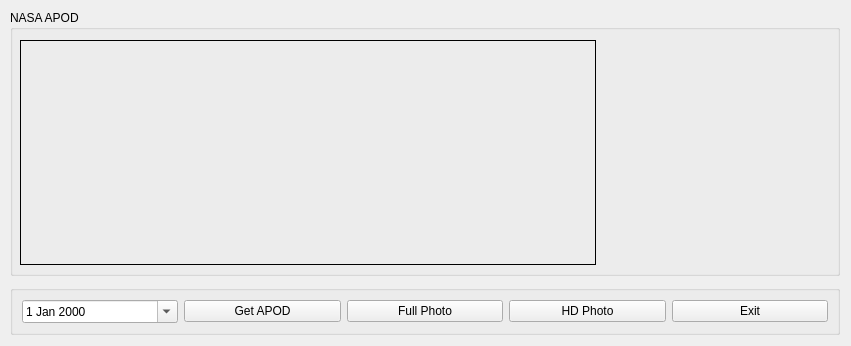
<?xml version="1.0" encoding="UTF-8"?>
<ui version="4.0">
 <class>MainWindow</class>
 <widget class="QMainWindow" name="MainWindow">
  <property name="geometry">
   <rect>
    <x>0</x>
    <y>0</y>
    <width>851</width>
    <height>346</height>
   </rect>
  </property>
  <property name="windowTitle">
   <string>NASA APOD Viewer</string>
  </property>
  <widget class="QWidget" name="centralwidget">
   <property name="palette">
    <palette>
     <active>
      <colorrole role="Window">
       <brush brushstyle="SolidPattern">
        <color alpha="255">
         <red>240</red>
         <green>240</green>
         <blue>240</blue>
        </color>
       </brush>
      </colorrole>
     </active>
     <inactive>
      <colorrole role="Window">
       <brush brushstyle="SolidPattern">
        <color alpha="255">
         <red>240</red>
         <green>240</green>
         <blue>240</blue>
        </color>
       </brush>
      </colorrole>
     </inactive>
     <disabled>
      <colorrole role="Window">
       <brush brushstyle="SolidPattern">
        <color alpha="255">
         <red>240</red>
         <green>240</green>
         <blue>240</blue>
        </color>
       </brush>
      </colorrole>
     </disabled>
    </palette>
   </property>
   <widget class="QGroupBox" name="groupBox_2">
    <property name="geometry">
     <rect>
      <x>10</x>
      <y>10</y>
      <width>830</width>
      <height>266</height>
     </rect>
    </property>
    <property name="title">
     <string>NASA APOD</string>
    </property>
    <widget class="QLabel" name="lbl_explanation">
     <property name="geometry">
      <rect>
       <x>10</x>
       <y>30</y>
       <width>576</width>
       <height>225</height>
      </rect>
     </property>
     <property name="frameShape">
      <enum>QFrame::Box</enum>
     </property>
     <property name="text">
      <string/>
     </property>
     <property name="alignment">
      <set>Qt::AlignLeading|Qt::AlignLeft|Qt::AlignTop</set>
     </property>
     <property name="wordWrap">
      <bool>true</bool>
     </property>
     <property name="margin">
      <number>5</number>
     </property>
     <property name="indent">
      <number>0</number>
     </property>
    </widget>
    <widget class="QLabel" name="lbl_thumbnail">
     <property name="geometry">
      <rect>
       <x>604</x>
       <y>30</y>
       <width>225</width>
       <height>225</height>
      </rect>
     </property>
     <property name="toolTip">
      <string>Click to see Full Photo</string>
     </property>
     <property name="text">
      <string/>
     </property>
    </widget>
   </widget>
   <widget class="QGroupBox" name="groupBox">
    <property name="geometry">
     <rect>
      <x>10</x>
      <y>285</y>
      <width>830</width>
      <height>50</height>
     </rect>
    </property>
    <property name="title">
     <string/>
    </property>
    <layout class="QHBoxLayout" name="horizontalLayout">
     <item>
      <widget class="QDateEdit" name="dateEdit">
       <property name="toolTip">
        <string>Pick a date to see an APOD</string>
       </property>
       <property name="calendarPopup">
        <bool>true</bool>
       </property>
      </widget>
     </item>
     <item>
      <widget class="QPushButton" name="btn_display_apod">
       <property name="toolTip">
        <string>Get NASA Astronomy Photo of the Day</string>
       </property>
       <property name="text">
        <string>Get APOD</string>
       </property>
      </widget>
     </item>
     <item>
      <widget class="QPushButton" name="btn_full_photo">
       <property name="toolTip">
        <string>Display full photo</string>
       </property>
       <property name="text">
        <string>Full Photo</string>
       </property>
      </widget>
     </item>
     <item>
      <widget class="QPushButton" name="btn_hd_photo">
       <property name="toolTip">
        <string>Display HD photo</string>
       </property>
       <property name="text">
        <string>HD Photo</string>
       </property>
      </widget>
     </item>
     <item>
      <widget class="QPushButton" name="btn_exit">
       <property name="text">
        <string>Exit</string>
       </property>
      </widget>
     </item>
    </layout>
   </widget>
  </widget>
 </widget>
 <resources/>
 <connections/>
</ui>
